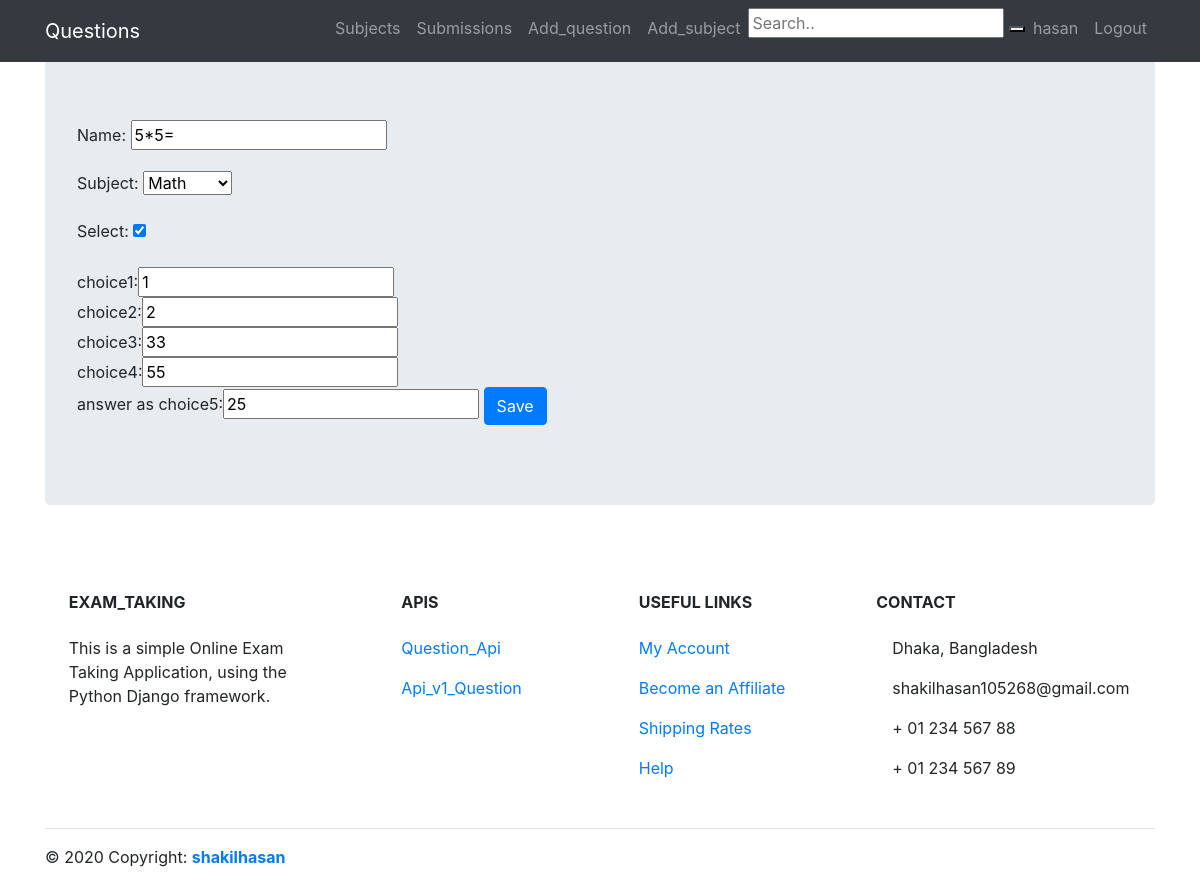
/question_edit/8/ (signed in), run on the app's committed database.
### exam/models.py (models this page shows, shortened)
class Question(models.Model):
    name = models.CharField(max_length=100, null=True)
    subject = models.ForeignKey(Subject, related_name="subjects", on_delete=models.CASCADE, null=True)
    select = models.BooleanField(default=False)

class Subject(models.Model):
    class Meta:
        verbose_name_plural = "Subjects"
    name = models.CharField(max_length=100)
    def __str__(self):
        return self.name

class Choice(models.Model):
    question = models.ForeignKey(Question, related_name="question", on_delete=models.CASCADE, null=True)
    name = models.CharField(max_length=100, null=True)
    result = models.BooleanField(default=False)

### exam/views.py (the view)
# urls.py: path('question_edit/<int:question_id>/', views.question_edit, name='question_edit'),
@login_required(login_url='/login/')
def question_edit(request,question_id):
    template = loader.get_template('exam/question_edit.html')
    if request.user.is_superuser:
        question = Question.objects.get(id=question_id)
        choices=  Choice.objects.filter(question=question)
        if request.method == 'POST':
            form = QuestionForm(request.POST, request.FILES, instance=question)
            if form.is_valid():
                form.save()
            for choice in choices:
                obj=choice
                obj.name=request.POST.get(str(choice.id))
                obj.save()
            return redirect('question_home')
        else:
            form = QuestionForm(instance=question)
        context = {'form':form, 'choices':choices}
        return HttpResponse(template.render(context, request))

### exam/forms.py
class QuestionForm(forms.ModelForm):
    class Meta:
        model = Question
        fields = ['name','subject','select']

### exam/templates/exam/question_edit.html (shortened to what this page needs)
{% extends 'base.html' %}
{% load static %}
{% block content %}
    <form method="POST" class="form-horizontal" enctype="multipart/form-data" >
        {{ form.as_p }}
        choice1:<input   type="text" name={{ choices.0.id }} value={{ choices.0.name }}><br>
        choice2:<input type="text" name={{ choices.1.id }} value={{ choices.1.name }}><br>
        choice3:<input type="text" name={{ choices.2.id }} value={{ choices.2.name }}><br>
        choice4:<input type="text" name={{ choices.3.id }} value={{ choices.3.name }}><br>
        answer as choice5:<input type="text" name={{ choices.4.id }} value={{ choices.4.name }}>
        <button type="submit" class="btn btn-primary">Save</button>
    </form>
{% endblock %}

### templates/base.html (shortened to what this page needs)
{% load static %}
<html>
   <head>
   {% load staticfiles %}
      <link href="{% static 'css/bootstrap.min.css' %}" rel="stylesheet">
      <link rel="stylesheet" href="{% static 'css/style.css' %}">
   </head>
   <body>
         <div class="page-header page-header-custom " >
            <h1 class="text-center">Exam_Taking</h1>
         </div>
<nav class="navbar navbar-expand-sm bg-dark navbar-dark fixed-top"  >
  <div class="container">
  <a class="navbar-brand" href="{% url 'question_home' %}">Questions</a>
  <div class="collapse navbar-collapse" id="navbarResponsive">
  <ul class="navbar-nav ml-auto">
    {% if user.is_authenticated %}
    <li class="nav-item">
      <a class="nav-link" href="{% url 'subject_home' %}">Subjects</a>
    </li>
    {% if user.is_superuser %}
    <li class="nav-item">
      <a class="nav-link" href="{% url 'submission_home' %}">Submissions</a>
    </li>
    <li class="nav-item">
      <a class="nav-link" href="{% url 'question_add' %}">Add_question</a>
    </li>
    <li class="nav-item">
      <a class="nav-link" href="{% url 'subject_add' %}">Add_subject</a>
    </li>
    {% endif %}
    <li class="nav-item">
      <form method="post" action="/" enctype="multipart/form-data">
        <input type="text" placeholder="Search.." name="search">
        <button type="submit"></button>
      </form>
    </li>
    <li class="nav-item">
      <a class="nav-link" >{{user.username}}</a>
    </li>
    <li class="nav-item">
      <a class="nav-link" href="{% url 'logout' %}" >Logout</a>
    </li>
    {% endif %}
  </ul>
</div>
</div>
</nav>
<div class="container">
      <div class="jumbotron">
         {% block content %}
         {% endblock %}
      </div>
</div>
<footer class="page-footer font-small mdb-color pt-4">
  <div class="container text-center text-md-left">
    <div class="row text-center text-md-left mt-3 pb-3">
      <div class="col-md-3 col-lg-3 col-xl-3 mx-auto mt-3">
        <h6 class="text-uppercase mb-4 font-weight-bold">Exam_Taking</h6>
        <p>This is a simple Online Exam Taking Application, using the Python Django framework.</p>
      </div>
      <div class="col-md-2 col-lg-2 col-xl-2 mx-auto mt-3">
        {% if user.is_superuser %}
        <h6 class="text-uppercase mb-4 font-weight-bold">APIs</h6>
        <p>  <a href="{% url 'question_api' %}">Question_Api</a>  </p>
        <p>  <a id="api_v1_question" href="#">Api_v1_Question</a>  </p>
        {% else %}
        <h6 class="text-uppercase mb-4 font-weight-bold">Products</h6>
        <p>  <a href="#">Product1</a>  </p>
        <p>  <a href="#">Product2</a>  </p>
        {% endif %}
      </div>
      <div class="col-md-3 col-lg-2 col-xl-2 mx-auto mt-3">
        <h6 class="text-uppercase mb-4 font-weight-bold">Useful links</h6>
        <p>  <a href="#!">My Account</a>  </p>
        <p>  <a href="#!">Become an Affiliate</a>  </p>
        <p>  <a href="#!">Shipping Rates</a>  </p>
        <p>  <a href="#!">Help</a></p>
      </div>
      <div class="col-md-4 col-lg-3 col-xl-3 mx-auto mt-3">
        <h6 class="text-uppercase mb-4 font-weight-bold">Contact</h6>
        <p> Dhaka, Bangladesh</p>
        <p> shakilhasan105268@gmail.com</p>
        <p>   + 01 234 567 88</p>
        <p>   + 01 234 567 89</p>
      </div>
    </div>
    <hr>
    <div class="row d-flex align-items-center">
      <div class="col-md-7 col-lg-8">
        <p class="text-center text-md-left">© 2020 Copyright:  <a href="#">  <strong>shakilhasan</strong></a>  </p>
      </div>
      <div class="col-md-5 col-lg-4 ml-lg-0">
        <div class="text-center text-md-right">
          <ul class="list-unstyled list-inline">
            <li class="list-inline-item">
              <a class="btn-floating btn-sm rgba-white-slight mx-1">
              </a>
            </li>
            <li class="list-inline-item">
              <a class="btn-floating btn-sm rgba-white-slight mx-1">
              </a>
            </li>
            <li class="list-inline-item">
              <a class="btn-floating btn-sm rgba-white-slight mx-1">
              </a>
            </li>
            <li class="list-inline-item">
              <a class="btn-floating btn-sm rgba-white-slight mx-1">
              </a>
            </li>
          </ul>
        </div>
      </div>
    </div>
  </div>
</footer>
    </body>
</html>

### data on the page
Question: name "5*5="
Choice: name "1"
Choice: name "2"
Choice: id+name "33"
Choice: name "55"
Choice: name "25"

### other printed values
{{ user.username }} "hasan"
